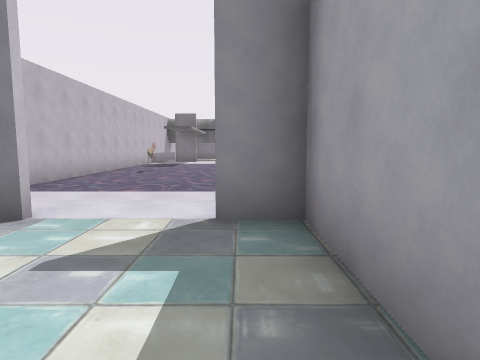
View 1 (above)

24 first-person views from a walk through a Godot game level. The camera is 1.5 m above the floor, tilts 6° down and sees 75° across. The floor is counted in squares, 2 m on a side. Each view is taken from the middle of a square. On the plan, view 1 faces up. The plan holds only what a view shows up to about 10 squares ahead; the rest is blank. Flat picture figures and markers are not drawn.

View 2
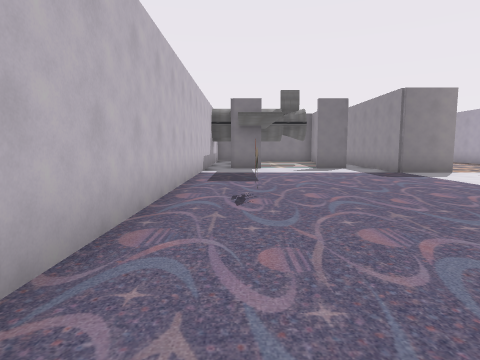

View 3
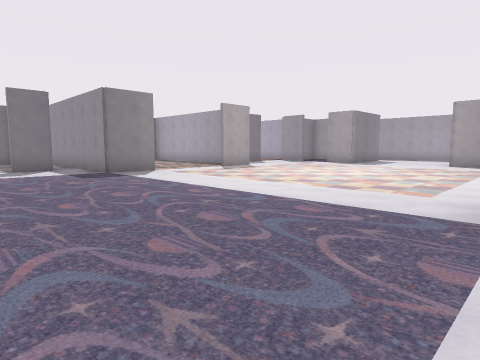

View 4
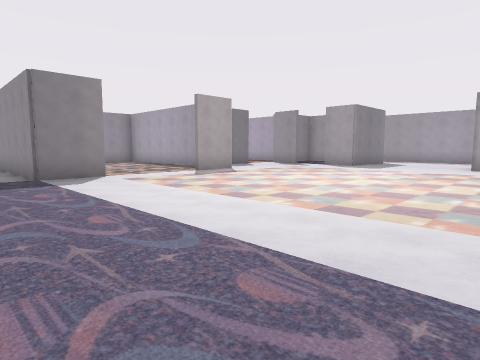

View 5
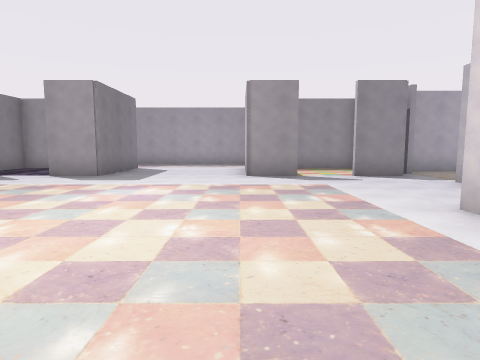

View 6
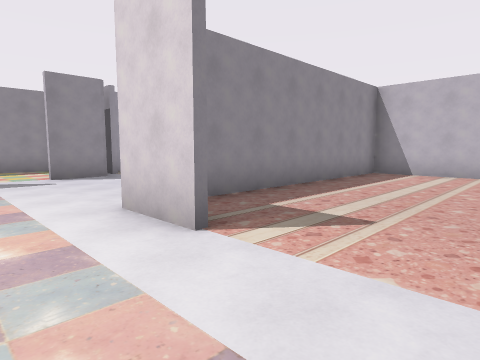

View 7
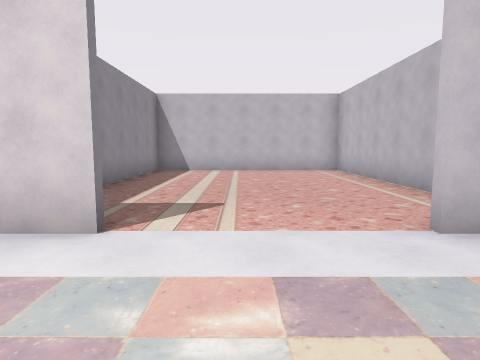

View 8
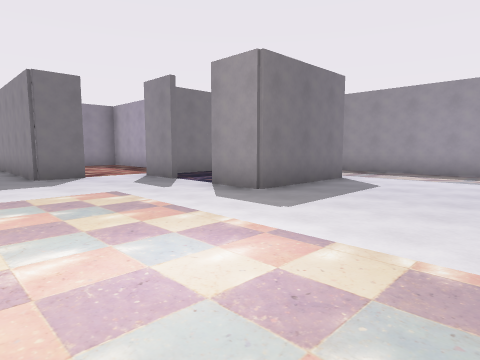

View 9
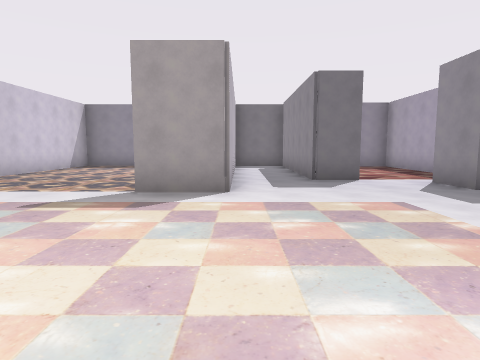

View 10
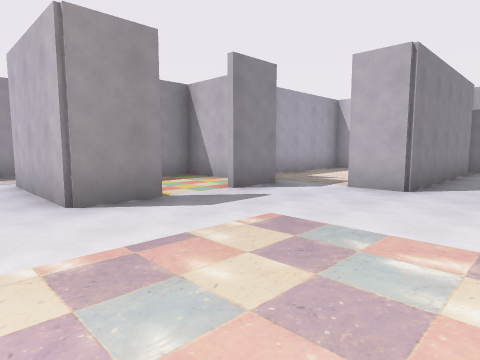

View 11
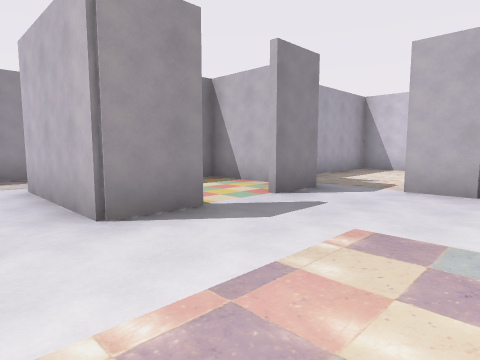

View 12
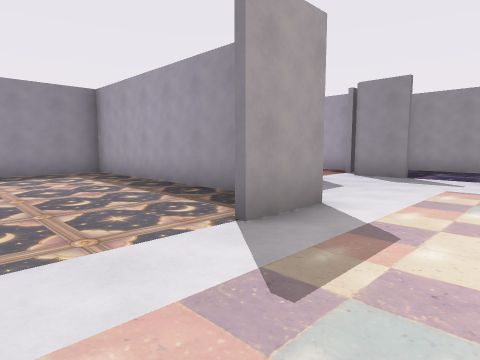

View 13
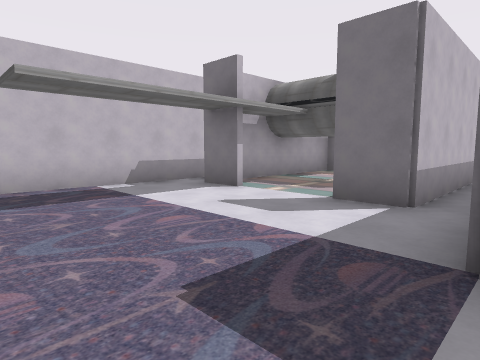

View 14
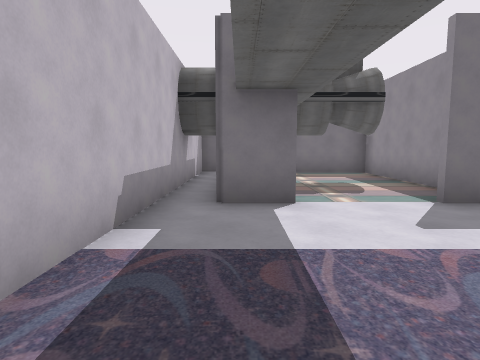

View 15
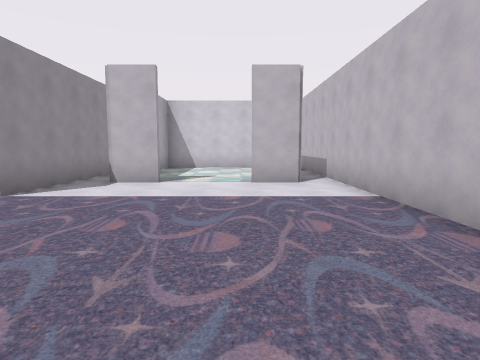

View 16
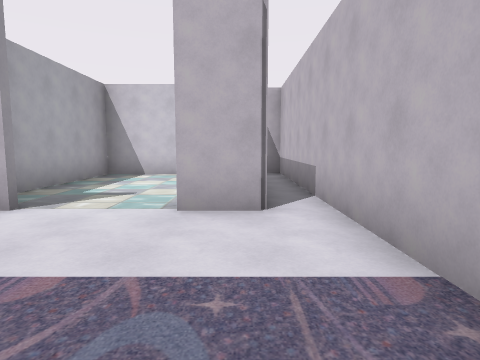

View 17
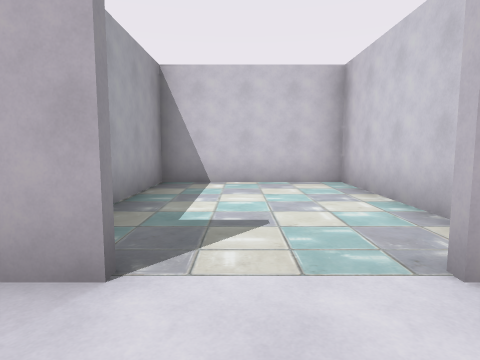

View 18
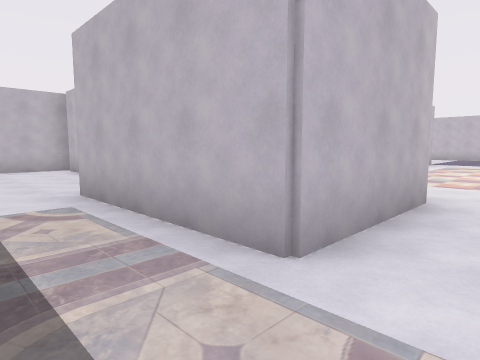

View 19
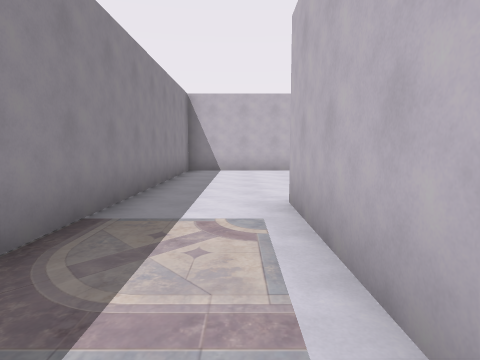

View 20
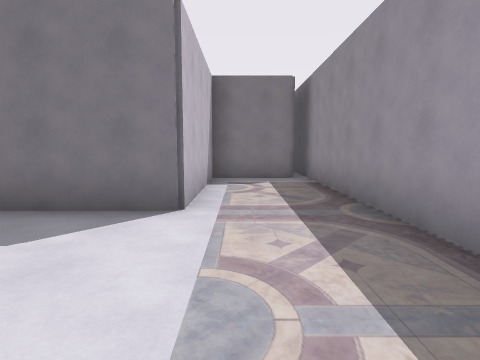

View 21
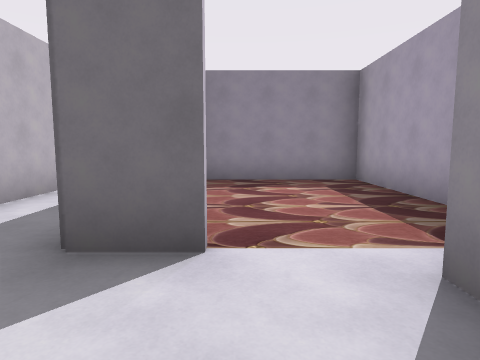

View 22
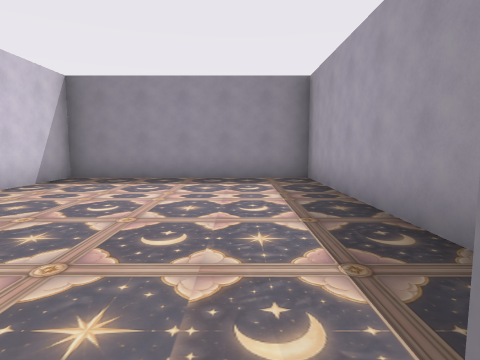

View 23
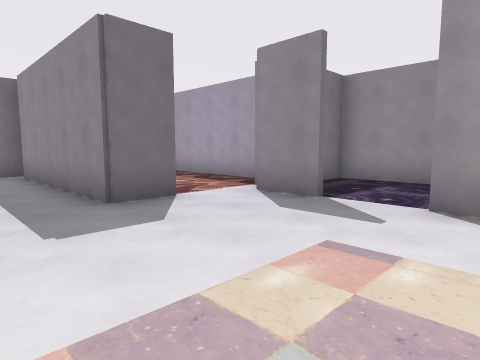

View 24
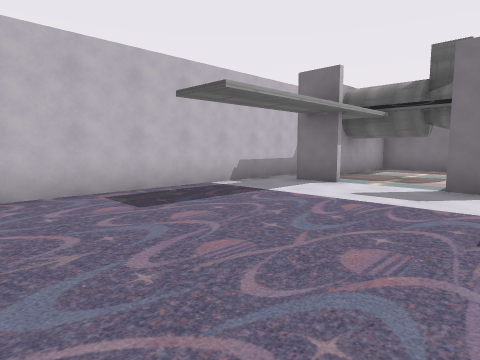

### Floor plan
Ten units are one square. View 1 is at (0, 0); x grows to the right and y downward. Boxes are objects, and circles mark ways between rooms. Rooms are numbered by the first view taken in them; rooms with no view inside come last. Other rooms are left out.
<svg viewBox="-47 -222 229 249">
<path fill="none" stroke="#000" d="M61 -53 78 -53M34 -142 17 -142 17 -185M77 -158 77 -217 18 -217 18 -170M18 -29 18 20M122 -144 122 -159M-4 -33 9 -33M109 -162 97 -162 97 -212M126 -33 131 -33M8 -162 -2 -162M17 -11 17 -52M153 -76 153 -38M152 -134 152 -158M7 -178 7 -212 -32 -212 -32 -172M152 -38 152 -56M78 -195 78 -142 62 -142M-21 -162 -34 -162M-34 -33 -22 -33M51 22 77 22 77 -41M97 18 97 -33 108 -33M153 -158 153 -117 122 -117 122 -130M-32 -19 -32 17 7 17 7 -32 -2 -32M137 6 137 -29M138 9 138 18M174 -157 130 -157M99 -217 92 -217M139 22 156 22M-38 -217 -42 -217 -42 22 -38 22M177 20 177 -169M137 -171 137 -212 101 -212"/>
<rect x="-35" y="-105" width="10" height="10" fill="#bbb"><title>other object</title></rect>
<rect x="115" y="-55" width="10" height="20" fill="#bbb"><title>other object</title></rect>
<rect x="115" y="-85" width="10" height="20" fill="#bbb"><title>other object</title></rect>
<rect x="125" y="-45" width="20" height="10" fill="#bbb"><title>other object</title></rect>
<rect x="125" y="-85" width="30" height="10" fill="#bbb"><title>other object</title></rect>
<circle cx="110" cy="-160" r="3" fill="#2a7"/>
<text x="60" y="-90">1</text>
<text x="120" y="-190">2</text>
</svg>
Room 1 opens to room 2.

Where each view was taken, in squares from view 1:
view 1: 0 up, 0 right, facing up
view 2: 5 up, 3 left, facing up
view 3: 5 up, 2 left, facing up-right
view 4: 6 up, 0 right, facing up-right
view 5: 8 up, 4 right, facing right
view 6: 7 up, 4 right, facing down-right
view 7: 8 up, 5 right, facing down
view 8: 8 up, 8 right, facing up-right
view 9: 9 up, 8 right, facing up
view 10: 9 up, 8 right, facing down-right
view 11: 9 up, 9 right, facing down-right
view 12: 12 up, 4 right, facing up-right
view 13: 12 up, 2 right, facing up-left
view 14: 12 up, 3 left, facing up
view 15: 10 up, 2 left, facing down
view 16: 7 up, 3 left, facing down
view 17: 5 up, 1 left, facing down
view 18: 9 up, 17 right, facing down-left
view 19: 8 up, 16 right, facing down
view 20: 8 up, 16 right, facing up
view 21: 14 up, 11 right, facing up
view 22: 14 up, 6 right, facing up
view 23: 12 up, 8 right, facing up-right
view 24: 10 up, 1 right, facing up-left
